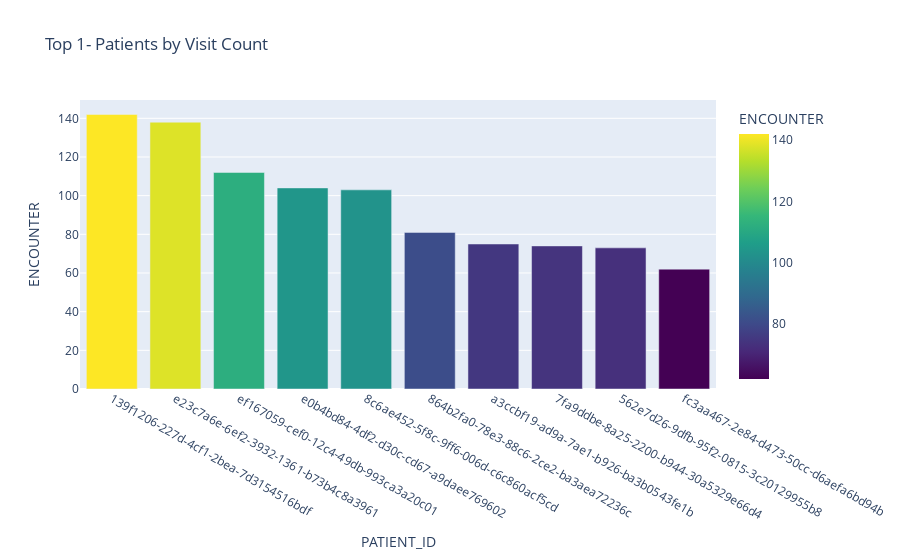

The code cell stored with this chart in its notebook:
### Code cell
df_pat_cond = pd.merge(df_conditions, df_patients, on='PATIENT_ID', how='inner')
visit_count = df_pat_cond.groupby('PATIENT_ID')['ENCOUNTER'].nunique().reset_index()
result_df_sorted = visit_count.sort_values(by='ENCOUNTER',ascending=False).head(20)
fig = px.bar(result_df_sorted, x='PATIENT_ID', y='ENCOUNTER', title="Top 20 Patients by Visit Count",
             labels={'name': 'Patient Name', 'visit_count': 'Number of Visits'},
             color='ENCOUNTER', color_continuous_scale='Viridis')
fig.write_html("./output/data_visualization/top_patient_by_visit.html")
fig.show()

### Figure 1 — Plotly figure (JSON) as saved in the notebook; plotly's stock layout.template omitted (floating-point values rounded to 4 significant figures)
{"data": [{"alignmentgroup": "True", "hovertemplate": "PATIENT_ID=%{x}<br>ENCOUNTER=%{marker.color}<extra></extra>", "legendgroup": "", "marker": {"color": [142, 138, 112, 104, 103, 81, 75, 74, 73, 62], "coloraxis": "coloraxis", "pattern": {"shape": ""}}, "name": "", "offsetgroup": "", "orientation": "v", "showlegend": false, "textposition": "auto", "type": "bar", "x": ["139f1206-227d-4cf1-2bea-7d3154516bdf", "e23c7a6e-6ef2-3932-1361-b73b4c8a3961", "ef167059-cef0-12c4-49db-993ca3a20c01", "e0b4bd84-4df2-d30c-cd67-a9daee769602", "8c6ae452-5f8c-9ff6-006d-c6c860acf5cd", "864b2fa0-78e3-88c6-2ce2-ba3aea72236c", "a3ccbf19-ad9a-7ae1-b926-ba3b0543fe1b", "7fa9ddbe-8a25-2200-b944-30a5329e66d4", "562e7d26-9dfb-95f2-0815-3c20129955b8", "fc3aa467-2e84-d473-50cc-d6aefa6bd94b"], "xaxis": "x", "y": [142, 138, 112, 104, 103, 81, 75, 74, 73, 62], "yaxis": "y"}], "layout": {"autosize": true, "barmode": "relative", "coloraxis": {"colorbar": {"title": {"text": "ENCOUNTER"}}, "colorscale": [[0, "#440154"], [0.1111, "#482878"], [0.2222, "#3e4989"], [0.3333, "#31688e"], [0.4444, "#26828e"], [0.5556, "#1f9e89"], [0.6667, "#35b779"], [0.7778, "#6ece58"], [0.8889, "#b5de2b"], [1, "#fde725"]]}, "legend": {"tracegroupgap": 0}, "title": {"text": "Top 1- Patients by Visit Count"}, "xaxis": {"anchor": "y", "autorange": true, "domain": [0, 1], "range": [-0.5, 9.5], "title": {"text": "PATIENT_ID"}, "type": "category"}, "yaxis": {"anchor": "x", "autorange": true, "domain": [0, 1], "range": [0, 149.5], "title": {"text": "ENCOUNTER"}, "type": "linear"}}}
